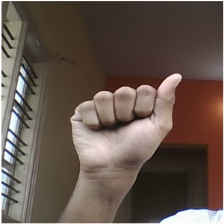
#> input picture data/a/111.png, 224 x 224 px
$ python -i finalfix.py   (imports and definitions only)
#> lines starting #> are read from the running program, lines starting #| are printed output that depends on the picture
#> further down, picture is the input picture: shape (224, 224, 3); mean B, G, R 76.4, 85.2, 100.3
# fix_final.py
from function import *
import cv2, numpy as np, os

import os as _os, sys as _sys
_HERE = _os.path.dirname(_os.path.abspath(__file__))
ROOT  = _os.path.dirname(_HERE)          # project root (one level up)
_sys.path.insert(0, _os.path.join(ROOT, 'src'))


# These are the only remaining problem pairs
CONFUSED_PAIRS = {
    'A': ['T', 'K', 'W'],   # A confused with T most (5 times!)
    'I': ['S', 'A', 'L'],
    'H': ['I'],
    'J': ['K', 'I'],
    'E': ['O', 'V', 'S'],
}

TARGET = 200  # boost these classes higher

def augment(src):
    aug = src.copy()
    aug = np.clip(aug * np.random.uniform(0.7, 1.3), 0, 255).astype(np.uint8)
    h, w = aug.shape[:2]
#> h = 224; w = 224
    M = cv2.getRotationMatrix2D((w//2, h//2), np.random.uniform(-15, 15), 1)
    aug = cv2.warpAffine(aug, M, (w, h))
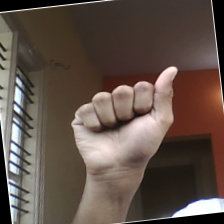
#> aug: shape (224, 224, 3); mean B, G, R 72.3, 81.1, 96
    scale = np.random.uniform(0.85, 1.15)
    M2 = cv2.getRotationMatrix2D((w//2, h//2), 0, scale)
#> M2 = [[1.03, 0, -3.45], [0, 1.03, -3.45]]
    aug = cv2.warpAffine(aug, M2, (w, h))
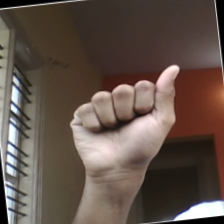
#> aug: shape (224, 224, 3); mean B, G, R 73.5, 82.4, 97.7
    if np.random.rand() > 0.6:
        aug = cv2.GaussianBlur(aug, (3,3), 0)
    # Random horizontal shift
    tx = np.random.randint(-20, 20)
    ty = np.random.randint(-20, 20)
    M3 = np.float32([[1,0,tx],[0,1,ty]])
    aug = cv2.warpAffine(aug, M3, (w, h))
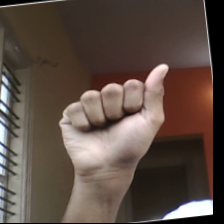
#> aug: shape (224, 224, 3); mean B, G, R 67.5, 76.1, 91.3
    return aug

# [36 lines not run here, left out]

>>> import cv2
>>> picture = cv2.imread('../data/a/111.png')
>>> result = augment(picture)

$ run again, on data/b/145.png
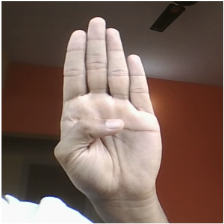
#> input picture data/b/145.png, 224 x 224 px
#> picture is the input picture: shape (224, 224, 3); mean B, G, R 90.9, 100.3, 123.2
#> in augment, `aug = cv2.warpAffine(aug, M2, (w, h))`:
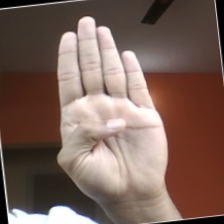
#> aug: shape (224, 224, 3); mean B, G, R 88.9, 98.7, 122.2
#> in augment, `aug = cv2.warpAffine(aug, M3, (w, h))`:
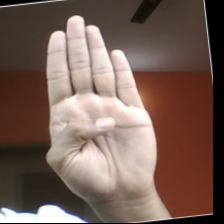
#> aug: shape (224, 224, 3); mean B, G, R 86.8, 96.1, 118.9

$ run again, on data/c/103.png
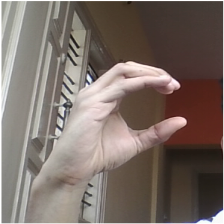
#> input picture data/c/103.png, 224 x 224 px
#> picture is the input picture: shape (224, 224, 3); mean B, G, R 103, 110, 122.8
#> in augment, `aug = cv2.warpAffine(aug, M2, (w, h))`:
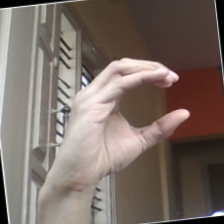
#> aug: shape (224, 224, 3); mean B, G, R 100.7, 107.9, 121.5
#> in augment, `aug = cv2.warpAffine(aug, M3, (w, h))`:
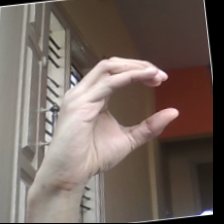
#> aug: shape (224, 224, 3); mean B, G, R 93.4, 100.5, 114
